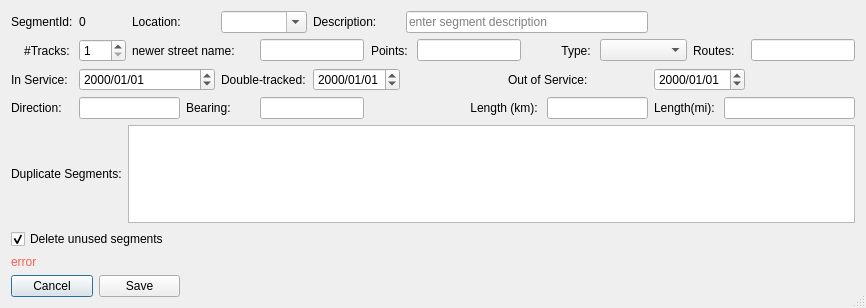
<?xml version="1.0" encoding="UTF-8"?>
<ui version="4.0">
 <class>EditSegmentDialog</class>
 <widget class="QDialog" name="EditSegmentDialog">
  <property name="geometry">
   <rect>
    <x>0</x>
    <y>0</y>
    <width>866</width>
    <height>308</height>
   </rect>
  </property>
  <property name="windowTitle">
   <string>Edit Segment Information</string>
  </property>
  <property name="sizeGripEnabled">
   <bool>true</bool>
  </property>
  <layout class="QGridLayout" name="gridLayout">
   <item row="0" column="0">
    <widget class="QLabel" name="label">
     <property name="text">
      <string>SegmentId:</string>
     </property>
    </widget>
   </item>
   <item row="0" column="1">
    <widget class="QLabel" name="label_segmentId">
     <property name="text">
      <string>0</string>
     </property>
    </widget>
   </item>
   <item row="0" column="2" colspan="2">
    <widget class="QLabel" name="label_12">
     <property name="text">
      <string>Location:</string>
     </property>
    </widget>
   </item>
   <item row="0" column="4" colspan="2">
    <widget class="QComboBox" name="cbLocation">
     <property name="editable">
      <bool>true</bool>
     </property>
    </widget>
   </item>
   <item row="0" column="6" colspan="2">
    <widget class="QLabel" name="label_2">
     <property name="text">
      <string>Description:</string>
     </property>
    </widget>
   </item>
   <item row="0" column="8" colspan="5">
    <widget class="EditSegmentDescr" name="txtDescription">
     <property name="placeholderText">
      <string>enter segment description</string>
     </property>
    </widget>
   </item>
   <item row="1" column="0">
    <widget class="QLabel" name="label_3">
     <property name="text">
      <string>#Tracks: </string>
     </property>
     <property name="alignment">
      <set>Qt::AlignmentFlag::AlignRight|Qt::AlignmentFlag::AlignTrailing|Qt::AlignmentFlag::AlignVCenter</set>
     </property>
    </widget>
   </item>
   <item row="1" column="1">
    <widget class="QSpinBox" name="sbTracks">
     <property name="minimum">
      <number>1</number>
     </property>
     <property name="maximum">
      <number>2</number>
     </property>
    </widget>
   </item>
   <item row="1" column="2" colspan="3">
    <widget class="QLabel" name="label_16">
     <property name="text">
      <string>newer street name:</string>
     </property>
    </widget>
   </item>
   <item row="1" column="5" colspan="2">
    <widget class="QLineEdit" name="txtNewerName"/>
   </item>
   <item row="1" column="7" colspan="2">
    <widget class="QLabel" name="label_9">
     <property name="text">
      <string>Points: </string>
     </property>
     <property name="alignment">
      <set>Qt::AlignmentFlag::AlignRight|Qt::AlignmentFlag::AlignTrailing|Qt::AlignmentFlag::AlignVCenter</set>
     </property>
    </widget>
   </item>
   <item row="1" column="9">
    <widget class="QLineEdit" name="txtPoints">
     <property name="enabled">
      <bool>true</bool>
     </property>
     <property name="readOnly">
      <bool>true</bool>
     </property>
    </widget>
   </item>
   <item row="1" column="10" colspan="2">
    <widget class="QLabel" name="label_4">
     <property name="text">
      <string>Type: </string>
     </property>
     <property name="alignment">
      <set>Qt::AlignmentFlag::AlignRight|Qt::AlignmentFlag::AlignTrailing|Qt::AlignmentFlag::AlignVCenter</set>
     </property>
    </widget>
   </item>
   <item row="1" column="12" colspan="2">
    <widget class="QComboBox" name="cbRouteType"/>
   </item>
   <item row="1" column="14" colspan="2">
    <widget class="QLabel" name="label_11">
     <property name="text">
      <string>Routes:</string>
     </property>
    </widget>
   </item>
   <item row="1" column="16">
    <widget class="QLineEdit" name="txtRoutes">
     <property name="toolTip">
      <string>Number of routes using this segment.</string>
     </property>
     <property name="readOnly">
      <bool>true</bool>
     </property>
    </widget>
   </item>
   <item row="2" column="0">
    <widget class="QLabel" name="label_5">
     <property name="text">
      <string>In Service:</string>
     </property>
    </widget>
   </item>
   <item row="2" column="1" colspan="3">
    <widget class="QDateEdit" name="dtBegin">
     <property name="displayFormat">
      <string>yyyy/MM/dd</string>
     </property>
    </widget>
   </item>
   <item row="2" column="4" colspan="2">
    <widget class="QLabel" name="label_14">
     <property name="text">
      <string>Double-tracked:</string>
     </property>
    </widget>
   </item>
   <item row="2" column="6" colspan="2">
    <widget class="QDateEdit" name="doubleTracked">
     <property name="displayFormat">
      <string>yyyy/MM/dd</string>
     </property>
    </widget>
   </item>
   <item row="2" column="9" colspan="3">
    <widget class="QLabel" name="label_6">
     <property name="text">
      <string>Out of Service:  </string>
     </property>
     <property name="alignment">
      <set>Qt::AlignmentFlag::AlignRight|Qt::AlignmentFlag::AlignTrailing|Qt::AlignmentFlag::AlignVCenter</set>
     </property>
    </widget>
   </item>
   <item row="2" column="13" colspan="3">
    <widget class="QDateEdit" name="dtEnd">
     <property name="displayFormat">
      <string>yyyy/MM/dd</string>
     </property>
    </widget>
   </item>
   <item row="3" column="0">
    <widget class="QLabel" name="label_10">
     <property name="text">
      <string>Direction:</string>
     </property>
    </widget>
   </item>
   <item row="3" column="1" colspan="2">
    <widget class="QLineEdit" name="txtDirection">
     <property name="readOnly">
      <bool>true</bool>
     </property>
    </widget>
   </item>
   <item row="3" column="3" colspan="2">
    <widget class="QLabel" name="label_13">
     <property name="text">
      <string>Bearing:</string>
     </property>
    </widget>
   </item>
   <item row="3" column="5" colspan="2">
    <widget class="QLineEdit" name="txtBearing">
     <property name="readOnly">
      <bool>true</bool>
     </property>
    </widget>
   </item>
   <item row="3" column="9" colspan="2">
    <widget class="QLabel" name="label_7">
     <property name="text">
      <string>Length (km): </string>
     </property>
     <property name="alignment">
      <set>Qt::AlignmentFlag::AlignRight|Qt::AlignmentFlag::AlignTrailing|Qt::AlignmentFlag::AlignVCenter</set>
     </property>
    </widget>
   </item>
   <item row="3" column="11" colspan="2">
    <widget class="QLineEdit" name="txtKm">
     <property name="readOnly">
      <bool>true</bool>
     </property>
    </widget>
   </item>
   <item row="3" column="13" colspan="2">
    <widget class="QLabel" name="label_8">
     <property name="text">
      <string>Length(mi): </string>
     </property>
     <property name="alignment">
      <set>Qt::AlignmentFlag::AlignRight|Qt::AlignmentFlag::AlignTrailing|Qt::AlignmentFlag::AlignVCenter</set>
     </property>
    </widget>
   </item>
   <item row="3" column="15" colspan="2">
    <widget class="QLineEdit" name="txtMiles">
     <property name="readOnly">
      <bool>true</bool>
     </property>
    </widget>
   </item>
   <item row="4" column="0" colspan="17">
    <layout class="QHBoxLayout" name="horizontalLayout_2">
     <item>
      <widget class="QLabel" name="label_15">
       <property name="text">
        <string>Duplicate Segments:</string>
       </property>
      </widget>
     </item>
     <item>
      <widget class="QListWidget" name="listWidget">
       <property name="sizePolicy">
        <sizepolicy hsizetype="Expanding" vsizetype="Expanding">
         <horstretch>1</horstretch>
         <verstretch>0</verstretch>
        </sizepolicy>
       </property>
      </widget>
     </item>
    </layout>
   </item>
   <item row="5" column="0" colspan="4">
    <widget class="QCheckBox" name="chkDeleteUnused">
     <property name="text">
      <string>Delete unused segments</string>
     </property>
     <property name="checked">
      <bool>true</bool>
     </property>
    </widget>
   </item>
   <item row="6" column="0">
    <widget class="QLabel" name="lblHelp">
     <property name="styleSheet">
      <string notr="true">color:rgb(246, 97, 81)</string>
     </property>
     <property name="text">
      <string>error</string>
     </property>
     <property name="wordWrap">
      <bool>true</bool>
     </property>
    </widget>
   </item>
   <item row="7" column="0" colspan="3">
    <layout class="QHBoxLayout" name="horizontalLayout">
     <item>
      <widget class="QPushButton" name="btnCancel">
       <property name="text">
        <string>Cancel</string>
       </property>
      </widget>
     </item>
     <item>
      <widget class="QPushButton" name="btnSave">
       <property name="text">
        <string>Save</string>
       </property>
      </widget>
     </item>
    </layout>
   </item>
  </layout>
 </widget>
 <customwidgets>
  <customwidget>
   <class>EditSegmentDescr</class>
   <extends>QLineEdit</extends>
   <header>editsegmentdescr.h</header>
  </customwidget>
 </customwidgets>
 <tabstops>
  <tabstop>cbRouteType</tabstop>
  <tabstop>dtBegin</tabstop>
  <tabstop>dtEnd</tabstop>
  <tabstop>txtDirection</tabstop>
  <tabstop>txtBearing</tabstop>
  <tabstop>txtMiles</tabstop>
  <tabstop>txtKm</tabstop>
  <tabstop>txtPoints</tabstop>
  <tabstop>txtRoutes</tabstop>
 </tabstops>
 <resources/>
 <connections/>
</ui>
